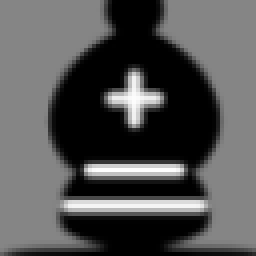
#> input picture chessvision/templates_stock/bb.png, 64 x 64 px (shown 4 times larger)
$ python -i vision.py   (imports and definitions only)
#> lines starting #> are read from the running program, lines starting #| are printed output that depends on the picture
### chessvision/board.py
"""Шахматная доска: 0x88-представление, генерация ходов, FEN, SAN, Zobrist,
и строгая валидация позиций для защиты от сбоев распознавания.
"""
from __future__ import annotations

WHITE = 8
BLACK = 16
COLOR_MASK = 24

PAWN, KNIGHT, BISHOP, ROOK, QUEEN, KING = 1, 2, 3, 4, 5, 6
NO_PIECE = 0

FL_NORMAL = 0
FL_DOUBLE = 1
FL_EP = 2
FL_KCASTLE = 3
FL_QCASTLE = 4

START_FEN = "rnbqkbnr/pppppppp/8/8/8/8/PPPPPPPP/RNBQKBNR w KQkq - 0 1"

PIECE_CHARS = {
    WHITE | PAWN: "P", WHITE | KNIGHT: "N", WHITE | BISHOP: "B",
    WHITE | ROOK: "R", WHITE | QUEEN: "Q", WHITE | KING: "K",
    BLACK | PAWN: "p", BLACK | KNIGHT: "n", BLACK | BISHOP: "b",
    BLACK | ROOK: "r", BLACK | QUEEN: "q", BLACK | KING: "k",
}
CHAR_TO_PIECE = {v: k for k, v in PIECE_CHARS.items()}

KNIGHT_D = (33, 31, 18, 14, -14, -18, -31, -33)
BISHOP_D = (17, 15, -15, -17)
ROOK_D = (16, 1, -1, -16)
KING_D = (17, 16, 15, 1, -1, -15, -16, -17)

_FILES = "abcdefgh"
PROMO_UCI = {KNIGHT: "n", BISHOP: "b", ROOK: "r", QUEEN: "q"}
PROMO_SAN = {KNIGHT: "N", BISHOP: "B", ROOK: "R", QUEEN: "Q"}
PIECE_LETTER = {KNIGHT: "N", BISHOP: "B", ROOK: "R", QUEEN: "Q", KING: "K"}


def sq_name(sq: int) -> str:
    return _FILES[sq & 7] + str((sq >> 4) + 1)


def name_sq(name: str) -> int:
    return (int(name[1]) - 1) * 16 + _FILES.index(name[0].lower())


def _rays(deltas, max_len):
#> called with deltas = (17, 15, -15, -17), max_len = 7
    out = []
    for sq in range(128):
        if sq & 0x88:
            out.append(tuple(() for _ in deltas))
            continue
        row = []
        for d in deltas:
            path = []
            t = sq
            for _ in range(max_len):
                t += d
                if t & 0x88:
                    break
                path.append(t)
            row.append(tuple(path))
        out.append(tuple(row))
    return tuple(out)


RAY_DIAG = _rays(BISHOP_D, 7)
RAY_ORTH = _rays(ROOK_D, 7)
#> further down, picture is the input picture: shape (64, 64, 3); min 0, max 254, mean 83.4
RAY_KNIGHT = tuple(tuple(sq + d for d in KNIGHT_D if not ((sq + d) & 0x88))
                   for sq in range(128))
RAY_KING = tuple(tuple(sq + d for d in KING_D if not ((sq + d) & 0x88))
                 for sq in range(128))

WHITE_PAWN_ATTACKS = (-15, -17)
BLACK_PAWN_ATTACKS = (15, 17)


# ---------------------------------------------------------------- Zobrist
def _build_zobrist():
    import random
    rnd = random.Random(0x5E3C5EED)
    piece = [[rnd.getrandbits(64) for _ in range(128)] for _ in range(32)]
    ep = [rnd.getrandbits(64) for _ in range(8)]
    castle = [rnd.getrandbits(64) for _ in range(16)]
    side = rnd.getrandbits(64)
    return piece, ep, castle, side


Z_PIECE, Z_EP, Z_CASTLE, Z_SIDE = _build_zobrist()
MASK64 = (1 << 64) - 1


class Position:
    __slots__ = ("board", "turn", "castling", "ep", "half", "full", "kings", "key")

    # [53 lines left out: functions __init__, from_fen, not called in this run]

    @classmethod
    def start(cls) -> "Position":
        return cls.from_fen(START_FEN)

    # [67 lines left out: functions clone, placement, to_fen, compute_key, make_null, not called in this run]

    def unmake_null(self, undo):
        self.ep, self.half, self.key, self.turn = undo

    # [533 lines left out: functions is_attacked, in_check, _add_pawn_move, pseudo_moves, _castling_moves, legal_moves and 16 more, not called in this run]

### chessvision/vision.py
"""Съёмка экрана, поиск шахматной доски и надёжное распознавание позиции.

Улучшения версии chess4:
1. Защита от сдвига сетки: строгое соблюдение цветового инварианта углов
   (клетка a1 всегда тёмная, a8/h1 всегда светлые). Никаких смещений на 1 клетку!
2. Физическая высота фигур: классификатор учитывает отношение высоты фигуры
   к высоте клетки (пешки не путаются со слонами и ферзями).
3. Поддержка выбора монитора (мультимониторность).
"""
from __future__ import annotations

import bisect
import threading

import numpy as np
import cv2
import mss

from .board import BLACK, WHITE, PIECE_CHARS
from .templates import TemplateBank, default_bank, fill_silhouette

MASK_T = 42
MIN_SCORE = 0.30
GOOD_MATCH = 0.88
RING = 0.16
CELL_INSET = 2

_LOCAL = threading.local()


# [91 lines left out: functions _sct, capture, _cluster_lines, _axis_candidates, not called in this run]


FLAT_THR = 28.0
GAP_MIN = 15.0
PAR_MIN = 0.80
BG_PAR_MIN = 0.85
FINE_POOL = 12


# [144 lines left out: functions _cell_bg, _bg_parity_score, _line_contrast, _alternation_score, not called in this run]


def detect_board(img: np.ndarray, min_cell: int = 28,
                 max_cell: int = 400) -> tuple[int, int, int, int] | None:
#> called with min_cell = 28, max_cell = 400
    h, w = img.shape[:2]
#> h = 64; w = 64
    gray = cv2.cvtColor(img, cv2.COLOR_BGR2GRAY)
    edges = cv2.Canny(gray, 40, 130)
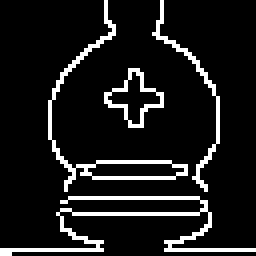
#> edges: shape (64, 64) (shown 4 times larger); 10.2% white in thin lines or dots
    lines = cv2.HoughLinesP(edges, 1, np.pi / 180, threshold=55,
                            minLineLength=max(36, int(0.18 * min(h, w))),
                            maxLineGap=10)
#> lines = None
    if lines is None:
        return None
    hor, ver = [], []
    for x1, y1, x2, y2 in lines[:, 0]:
        dx, dy = abs(int(x2) - int(x1)), abs(int(y2) - int(y1))
        if dx <= 3 and dy <= 3:
            continue
        if dy <= 0.3 * dx:
            hor.append(((y1 + y2) / 2.0, dx))
        elif dx <= 0.3 * dy:
            ver.append(((x1 + x2) / 2.0, dy))
    cand_y = _axis_candidates(_cluster_lines(hor, 4), 8, min_cell, max_cell, keep=16)
    cand_x = _axis_candidates(_cluster_lines(ver, 4), 8, min_cell, max_cell, keep=16)
    if not cand_y or not cand_x:
        return None

    pool = []
    for _, y0, y1, sy, my in cand_y:
        for _, x0, x1, sx, mx in cand_x:
            ratio = sx / sy if sy else 99
            if not (0.88 <= ratio <= 1.14):
                continue
            if x0 < 0 or y0 < 0 or x1 > w or y1 > h:
                continue
            score = _alternation_score(img, x0, y0, sx, sy)
            if score <= -1e8:
                continue
            score += 10.0 * (my + mx)
            pool.append((score, x0, y0, sx, sy, x1 - x0, y1 - y0))
    if not pool:
        return None

    pool.sort(key=lambda r: -r[0])
    best, best_score = None, -1e18
    for score, x0, y0, sx, sy, bw, bh in pool[:FINE_POOL]:
        fine = _bg_parity_score(img, x0, y0, sx, sy)
        if fine <= -1e8:
            continue
        total = fine + score
        if total > best_score:
            best_score = total
            best = (x0, y0, bw, bh)
    if best is None or best_score <= 0:
        return None
    return (int(round(best[0])), int(round(best[1])),
            int(round(best[2])), int(round(best[3])))


# [47 lines left out: functions snap_selection, _board_colors, _corner_bg, not called in this run]


def _median_bg(patch: np.ndarray) -> np.ndarray:
    return np.median(patch.reshape(-1, 3), axis=0)


# [10 lines left out: function _cell_mask, not called in this run]


def _lum(c) -> float:
    return float(0.299 * c[2] + 0.587 * c[1] + 0.114 * c[0])


DEFAULT_LUM_THR = 95.0
SQ_COEFF = 0.7
SQ_BIAS = 15.0
BD_THR = -0.1


# [228 lines left out: functions _is_white, _classify, _core, _core_stats, read_board, detect_orientation and 2 more, not called in this run]

>>> import cv2
>>> picture = cv2.imread('templates_stock/bb.png')
>>> result = detect_board(picture)
